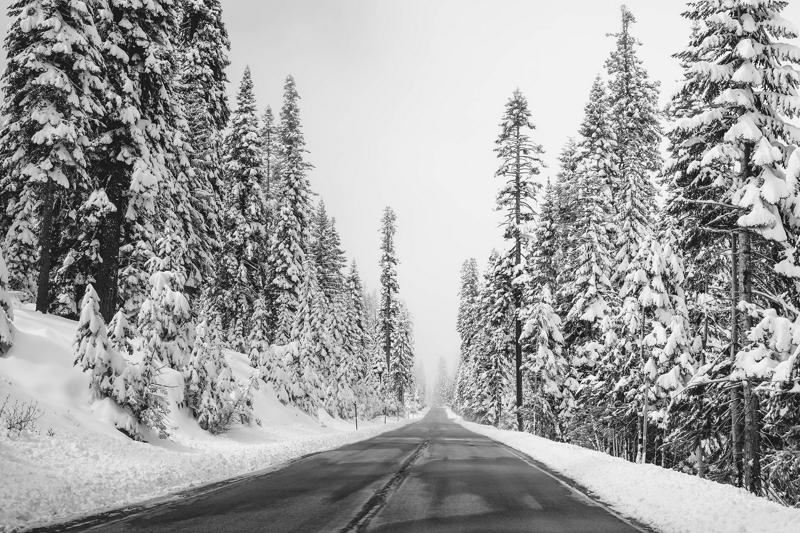
%> input picture week2/Image Enhancement/images/image2.jpg, 800 x 533 px
$ octave main_Q9.m   (GNU Octave 9; MATLAB toolbox functions it lacks are replaced by stand-ins)
%> lines starting %> are read from the running program, lines starting %| are printed output that depends on the picture
### week2/Image Enhancement/compute_LoG.m
function imOut = compute_LoG(image, LOG_type)
kernel_size = 5;
sigma = 0.5;
k = 1.6;
switch LOG_type
    case 1
        %method 1
        gauss_kernel = gauss2D(sigma, kernel_size);
        imOut = conv2(image, gauss_kernel);
        lapl = fspecial('laplacian');
        imOut = conv2(imOut, lapl);

    case 2
        %method 2
        log_kernel = fspecial('log');
        imOut = conv2(image, log_kernel);
    case 3
        %method 3
        gauss_kernel_1 = gauss2D(sigma, kernel_size);
        gauss_kernel_2 = gauss2D(sigma * k, kernel_size);
        approx_log = gauss_kernel_2 - gauss_kernel_1;
        imOut = conv2(image, approx_log);
end
end

### week2/Image Enhancement/gauss2D.m
function G = gauss2D( sigma , kernel_size )
    %% solution
    G_x = gauss1D(sigma, kernel_size);
    G_y = gauss1D(sigma, kernel_size);
    G = G_x' * G_y;
end

### week2/Image Enhancement/gauss1D.m
function G = gauss1D( sigma , kernel_size )
    G = zeros(1, kernel_size);
    if mod(kernel_size, 2) == 0
        error('kernel_size must be odd, otherwise the filter will not have a center to convolve on')
    end
    %% solution
    x = -floor(kernel_size / 2):floor(kernel_size / 2);
    G = 1 / (sigma * sqrt(2 * pi)) * exp(- (x .^ 2) / (2 * sigma ^ 2));
    G = G / sum(G);
end

### week2/Image Enhancement/main_Q9.m
close all
clear all

image2 = imread('images/image2.jpg');
%> image2 is the input picture: size 533x800 uint8; min 0, max 255, mean 160
fig = figure(1);

subplot(2, 2, 1)
imshow(image2)
title('Original image')
for i = 1 : 3
    subplot(2, 2, i + 1)
    image2_filtered = compute_LoG(image2, i);
    imshow(image2_filtered)
    title(['Method ', num2str(i)])
end
%> this loop made 3 passes
%> pass 1, in compute_LoG, `imOut = conv2(image, gauss_kernel);`:
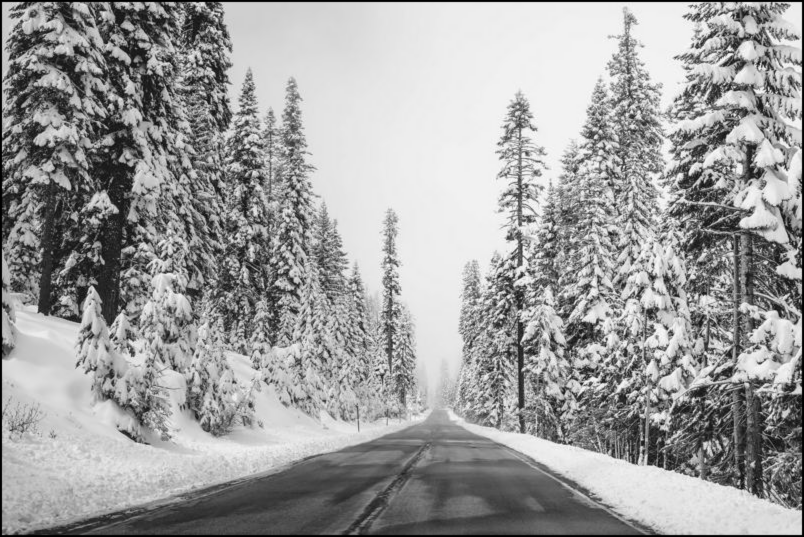
%> imOut: size 537x804 double; min 1.18e-05, max 250.2, mean 158
%> pass 1, in compute_LoG, `imOut = conv2(imOut, lapl);`:
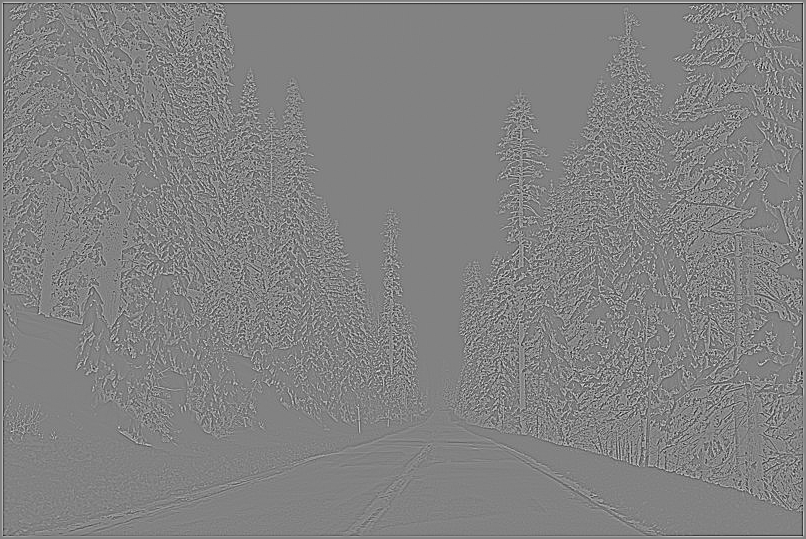
%> imOut: size 539x806 double; min -283.2, max 270.4, mean 0; drawn with min black and max white
%> pass 1, `imshow(image2_filtered)`:
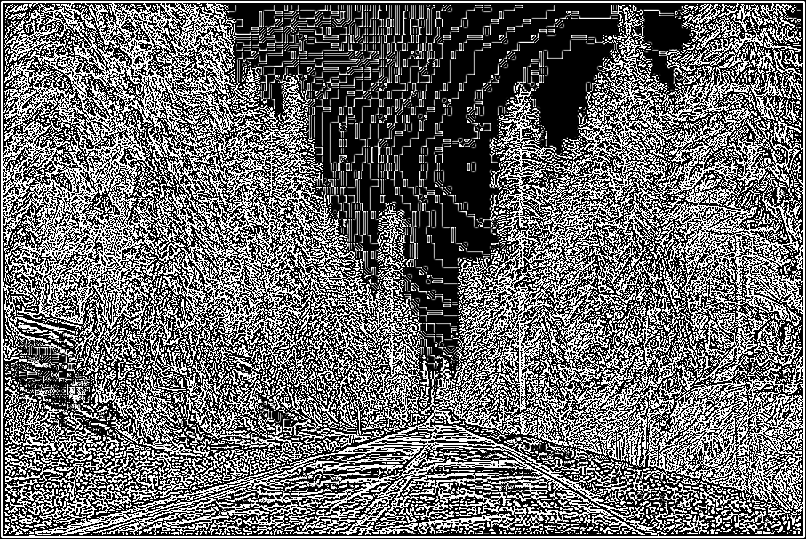
%> displayed picture: size 539x806, on the screen's scale of 0 to 255; min 0, max 255, mean 105.9
%> after the loop:
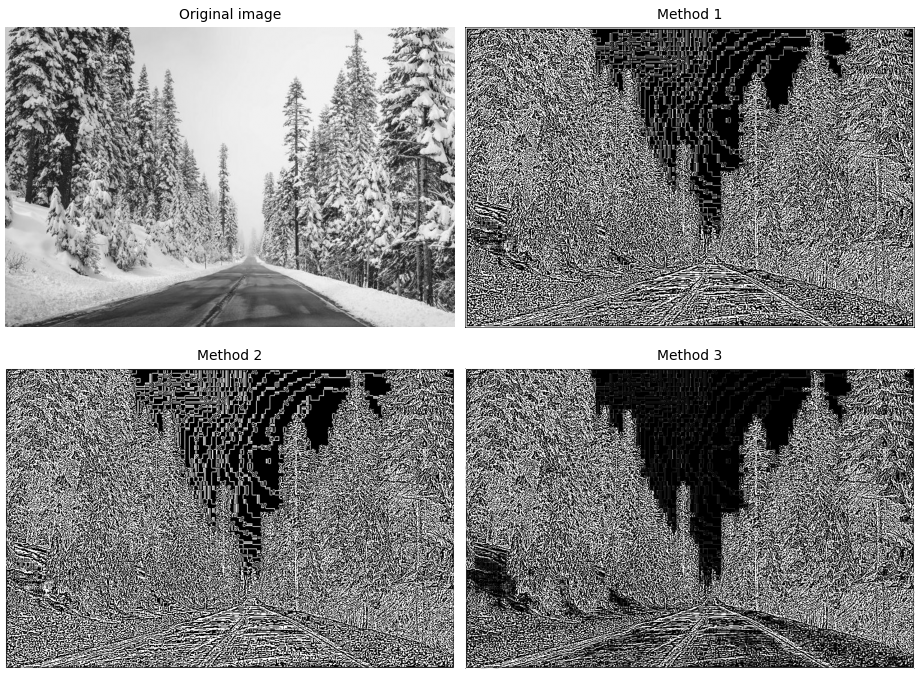
%> figure redrawn from the program's plot data, 4 panels
saveas(fig, './results/log3_comp.eps', 'epsc')

$ run again, with week2/Image Enhancement/images/image1.jpg copied over week2/Image Enhancement/images/image2.jpg
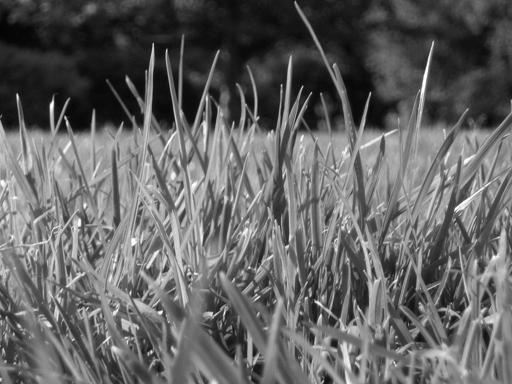
%> input picture week2/Image Enhancement/images/image1.jpg, 512 x 384 px
%> image2 is the input picture: size 384x512 uint8; min 0, max 255, mean 99.4
%> the loop `for i = 1 : 3` made 3 passes
%> pass 1, `imshow(image2_filtered)`:
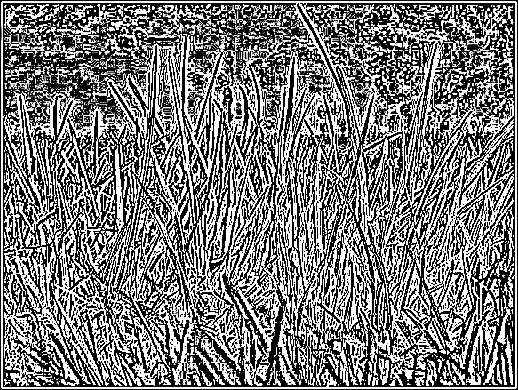
%> displayed picture: size 390x518, on the screen's scale of 0 to 255; min 0, max 255, mean 123.3
%> after the loop `for i = 1 : 3`:
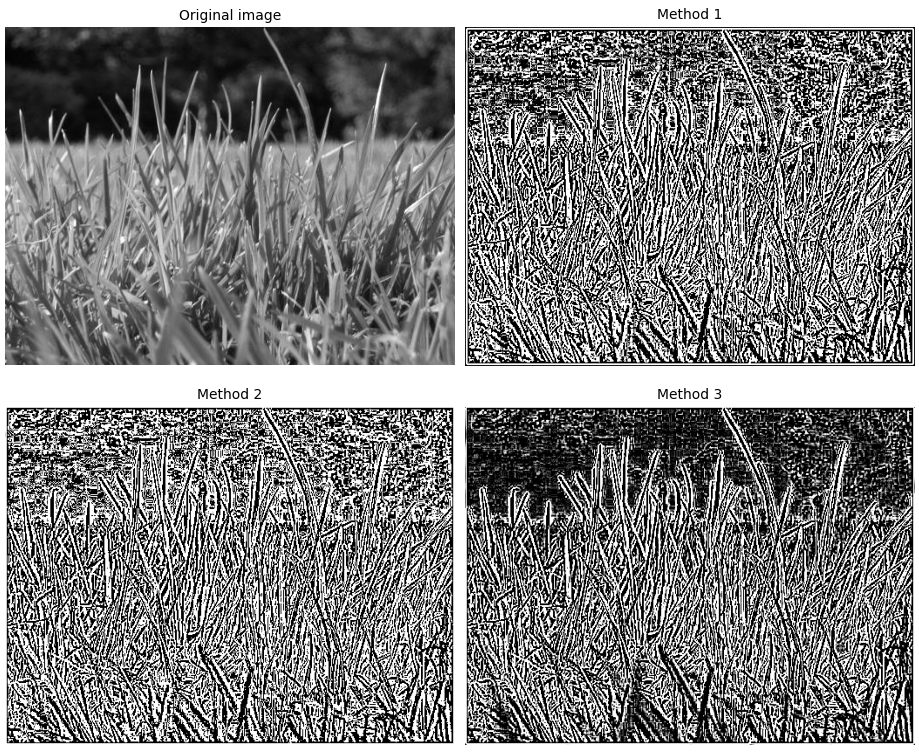
%> figure redrawn from the program's plot data, 4 panels
